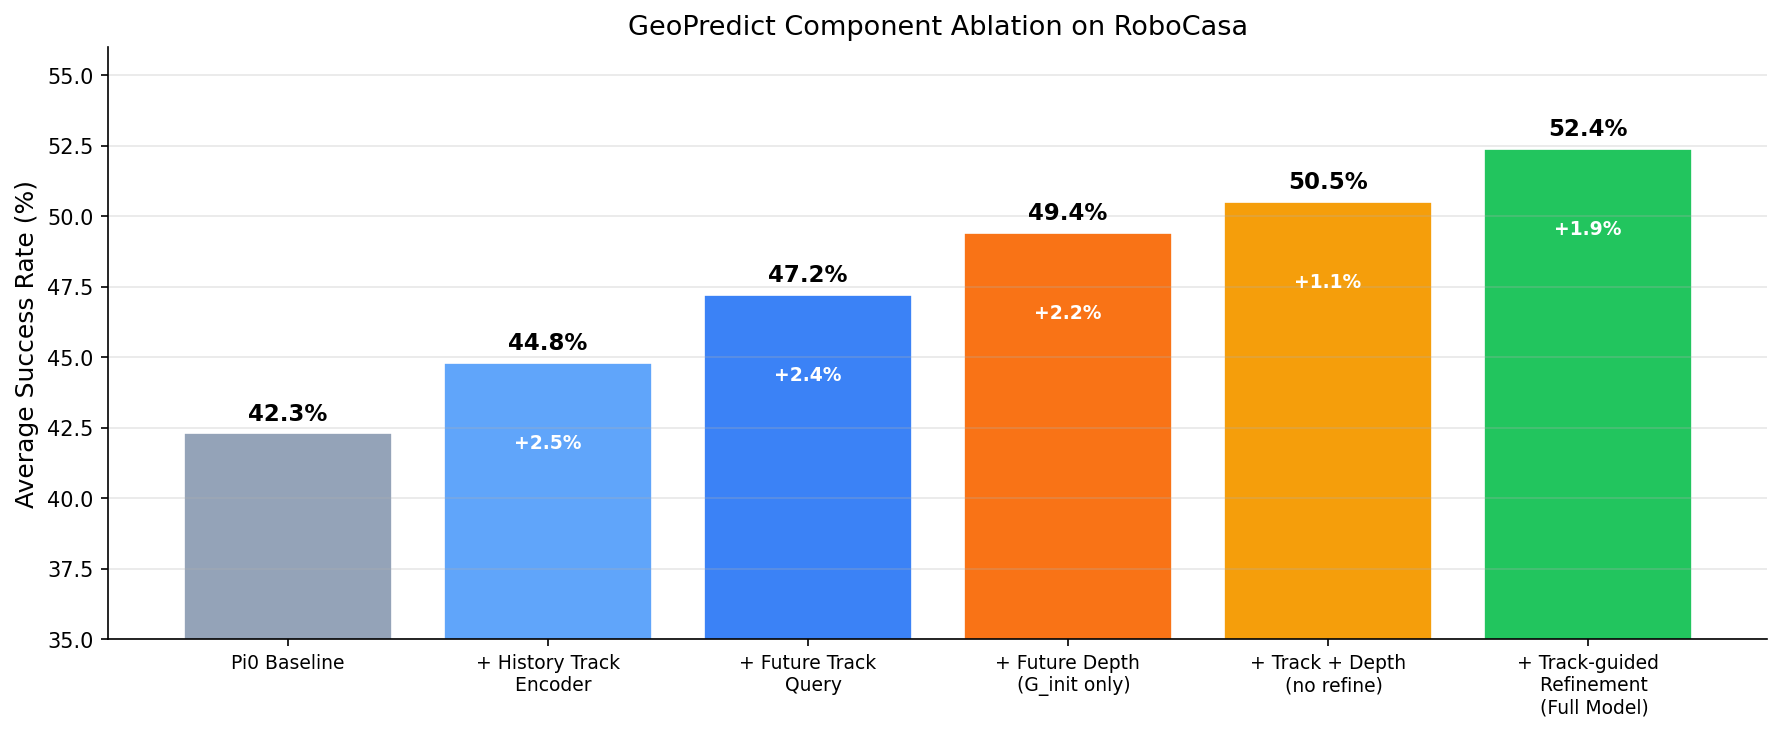

Generate this figure with Python:
"""Generate ablation study bar chart for GeoPredict component analysis."""
import matplotlib.pyplot as plt
import numpy as np

configs = [
    "Pi0 Baseline",
    "+ History Track\n  Encoder",
    "+ Future Track\n  Query",
    "+ Future Depth\n  (G_init only)",
    "+ Track + Depth\n  (no refine)",
    "+ Track-guided\n  Refinement\n  (Full Model)",
]
scores = [42.3, 44.8, 47.2, 49.4, 50.5, 52.4]
gains = [0, 2.5, 2.4, 2.2, 1.1, 1.9]
colors = ["#94a3b8", "#60a5fa", "#3b82f6", "#f97316", "#f59e0b", "#22c55e"]

fig, ax = plt.subplots(figsize=(12, 5))
bars = ax.bar(range(len(configs)), scores, color=colors, edgecolor="white", linewidth=0.8)
for i, (bar, score, gain) in enumerate(zip(bars, scores, gains)):
    ax.text(bar.get_x() + bar.get_width() / 2, bar.get_height() + 0.3,
            f"{score}%", ha="center", va="bottom", fontsize=11, fontweight="bold")
    if gain > 0:
        ax.text(bar.get_x() + bar.get_width() / 2, bar.get_height() - 2.5,
                f"+{gain}%", ha="center", va="top", fontsize=9, color="white", fontweight="bold")

ax.set_xticks(range(len(configs)))
ax.set_xticklabels(configs, fontsize=9, ha="center")
ax.set_ylabel("Average Success Rate (%)", fontsize=12)
ax.set_title("GeoPredict Component Ablation on RoboCasa", fontsize=13)
ax.set_ylim(35, 56)
ax.grid(axis="y", alpha=0.3)
ax.spines["top"].set_visible(False)
ax.spines["right"].set_visible(False)
fig.tight_layout()
fig.savefig("p/d/paper/asset/ablation_chart.png", dpi=150, bbox_inches="tight")
print("Saved ablation_chart.png")
